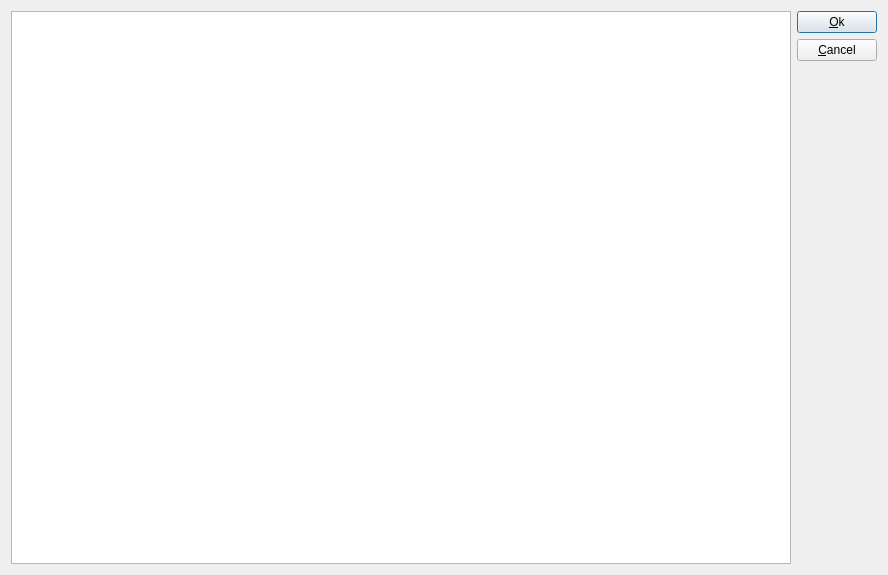
<?xml version="1.0" encoding="UTF-8"?>
<ui version="4.0">
 <class>ProcessRunnerDialog</class>
 <widget class="QDialog" name="ProcessRunnerDialog">
  <property name="geometry">
   <rect>
    <x>0</x>
    <y>0</y>
    <width>888</width>
    <height>575</height>
   </rect>
  </property>
  <property name="windowTitle">
   <string>Dialog</string>
  </property>
  <layout class="QVBoxLayout" name="verticalLayout_2">
   <item>
    <layout class="QHBoxLayout" name="horizontalLayout">
     <item>
      <widget class="QPlainTextEdit" name="logText"/>
     </item>
     <item>
      <layout class="QVBoxLayout" name="verticalLayout">
       <item>
        <widget class="QPushButton" name="btnOk">
         <property name="text">
          <string>&amp;Ok</string>
         </property>
         <property name="default">
          <bool>true</bool>
         </property>
        </widget>
       </item>
       <item>
        <widget class="QPushButton" name="btnCancel">
         <property name="text">
          <string>&amp;Cancel</string>
         </property>
        </widget>
       </item>
       <item>
        <spacer name="verticalSpacer">
         <property name="orientation">
          <enum>Qt::Vertical</enum>
         </property>
         <property name="sizeHint" stdset="0">
          <size>
           <width>20</width>
           <height>40</height>
          </size>
         </property>
        </spacer>
       </item>
      </layout>
     </item>
    </layout>
   </item>
  </layout>
 </widget>
 <resources/>
 <connections/>
</ui>
